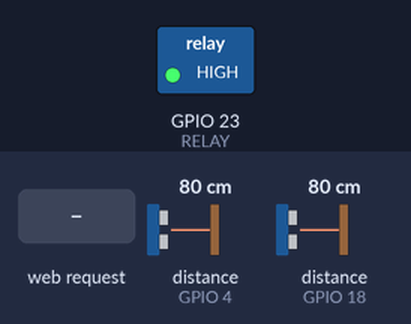
The sketch below on a simulated ESP32. Parts: switched loads named in the sketch (green lamp = pin HIGH). Wiring (inferred from the names in the program): 2 × ultrasonic range finder: trigger GPIO 5, echo GPIO 18 / trigger GPIO 15, echo GPIO 4. The test bench sets the inputs (shaded band); at power-on: distance to the obstacle (sensors on GPIO 4, GPIO 18) 80 cm. The echo pulse lasts 58.3 µs per cm; WiFi joins after 1.5 s; servers stay silent unless stated; pins used as bus, display or sensor lines are not drawn; what the sketch prints to the serial monitor is not drawn.

Above: at 2.7 s.
2.8 s: HTTP request GET /toggle received
At 3.1 s:
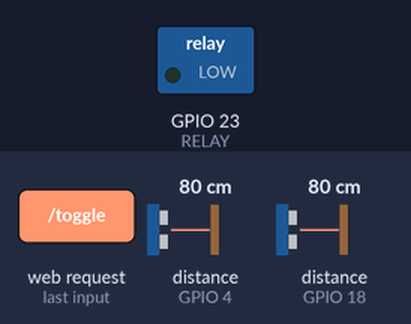
4.3 s: HTTP request GET /toggle?th1=1 received
At 4.8 s:
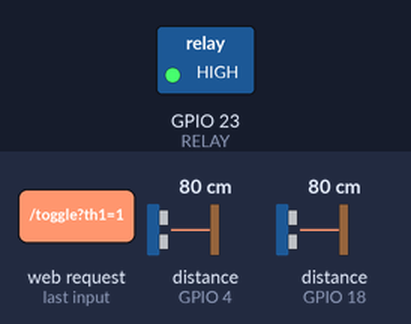
5.8 s: HTTP request GET /toggle?th1=0 received
At 7.2 s:
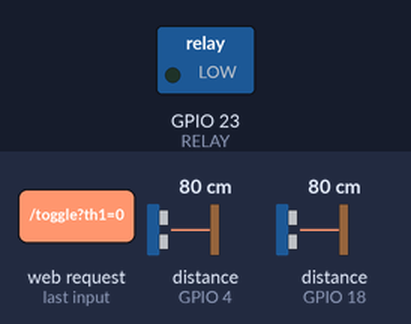
Timing chart, 0 to 8.8 s (numbered marks = the images above; inputs shaded):
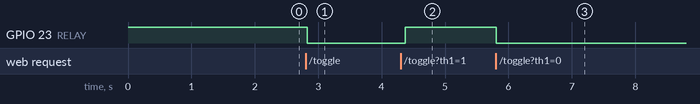

The sketch:

esp32_with_variable_threshold.ino
```cpp
#include <WiFi.h>
#include <WebServer.h>

// Pin definitions
#define TRIG1 15
#define ECHO1 4
#define TRIG2 5
#define ECHO2 18
#define RELAY 23

// Wi-Fi credentials
const char* ssid = "Project";
const char* password = "12345678";

WebServer server(80);

// System variables
int threshold1 = 50;  // cm
int threshold2 = 50;  // cm
bool lightState = false;
int personCount = 0;

unsigned long detectionTime1 = 0;
unsigned long detectionTime2 = 0;

long sensor1Dist = 0;
long sensor2Dist = 0;

// Get distance from ultrasonic sensor
long getDistance(int trigPin, int echoPin) {
  digitalWrite(trigPin, LOW);
  delayMicroseconds(2);
  digitalWrite(trigPin, HIGH);
  delayMicroseconds(10);
  digitalWrite(trigPin, LOW);
  long duration = pulseIn(echoPin, HIGH, 30000);
  long distance = duration * 0.034 / 2;
  return (duration == 0) ? 999 : distance;
}

// Handle root page
void handleRoot() {
  String html = R"rawliteral(
    <!DOCTYPE html><html>
    <head>
      <meta charset="utf-8">
      <title>Room Monitor</title>
      <meta name="viewport" content="width=device-width, initial-scale=1">
    </head>
    <body>
      <h2>Room Monitor</h2>
      <p>People Inside: <strong id="count">--</strong></p>
      <p>Light: <strong id="light">--</strong></p>
      <h3>Sensor Readings</h3>
      <p>Sensor 1: <strong id="s1">--</strong></p>
      <p>Sensor 2: <strong id="s2">--</strong></p>
      <h3>Thresholds</h3>
      <p>Sensor 1: <input type="number" id="th1" value="50"> cm</p>
      <p>Sensor 2: <input type="number" id="th2" value="50"> cm</p>
      <button onclick="setThresholds()">Set Thresholds</button>
      <br><br>
      <button onclick="toggleLight()">Toggle Light</button>

      <script>
        function setThresholds() {
          const t1 = document.getElementById('th1').value;
          const t2 = document.getElementById('th2').value;
          fetch(`/set?th1=${t1}&th2=${t2}`);
        }

        function toggleLight() {
          fetch('/toggle');
        }

        setInterval(function() {
          fetch('/status')
            .then(r => r.json())
            .then(d => {
              document.getElementById('count').innerText = d.count;
              document.getElementById('light').innerText = d.light;
              document.getElementById('th1').value = d.th1;
              document.getElementById('th2').value = d.th2;
              document.getElementById('s1').innerText = d.s1 + " cm";
              document.getElementById('s2').innerText = d.s2 + " cm";
            });
        }, 1000);
      </script>
    </body>
    </html>
  )rawliteral";
  server.send(200, "text/html", html);
}

// Return status as JSON
void handleStatus() {
  String json = "{";
  json += "\"count\":" + String(personCount) + ",";
  json += "\"light\":\"" + String(lightState ? "ON" : "OFF") + "\",";
  json += "\"th1\":" + String(threshold1) + ",";
  json += "\"th2\":" + String(threshold2) + ",";
  json += "\"s1\":" + String(sensor1Dist) + ",";
  json += "\"s2\":" + String(sensor2Dist);
  json += "}";
  server.send(200, "application/json", json);
}

// Set new thresholds
void handleSet() {
  if (server.hasArg("th1")) threshold1 = server.arg("th1").toInt();
  if (server.hasArg("th2")) threshold2 = server.arg("th2").toInt();
  server.send(200, "text/plain", "OK");
}

// Toggle relay light
void handleToggle() {
  lightState = !lightState;
  digitalWrite(RELAY, lightState ? LOW : HIGH);
  server.send(200, "text/plain", "OK");
}

void setup() {
  Serial.begin(115200);

  // Sensor pins
  pinMode(TRIG1, OUTPUT);
  pinMode(ECHO1, INPUT);
  pinMode(TRIG2, OUTPUT);
  pinMode(ECHO2, INPUT);
  pinMode(RELAY, OUTPUT);

  digitalWrite(RELAY, HIGH);  // Light OFF initially

  // Wi-Fi setup
  WiFi.begin(ssid, password);
  Serial.print("Connecting to Wi-Fi");
  while (WiFi.status() != WL_CONNECTED) {
    delay(500);
    Serial.print(".");
  }
  Serial.println("\nConnected! IP address: " + WiFi.localIP().toString());

  // Routes
  server.on("/", handleRoot);
  server.on("/status", handleStatus);
  server.on("/set", handleSet);
  server.on("/toggle", handleToggle);
  server.begin();
}

void loop() {
  server.handleClient();

  long dist1 = getDistance(TRIG1, ECHO1);
  long dist2 = getDistance(TRIG2, ECHO2);
  unsigned long now = millis();

  sensor1Dist = dist1;
  sensor2Dist = dist2;

  // Enter logic
  if (dist1 < threshold1 && now - detectionTime1 > 1000) {
    detectionTime1 = now;
    if (now - detectionTime2 < 1000) {
      personCount++;
      Serial.print("Person ENTERED. Count: ");
      Serial.println(personCount);
      digitalWrite(RELAY, LOW);  // Turn ON light
      lightState = true;
    }
  }

  // Exit logic
  if (dist2 < threshold2 && now - detectionTime2 > 1000) {
    detectionTime2 = now;
    if (now - detectionTime1 < 1000) {
      if (personCount > 0) {
        personCount--;
        Serial.print("Person EXITED. Count: ");
        Serial.println(personCount);
        if (personCount == 0) {
          digitalWrite(RELAY, HIGH);  // Turn OFF light
          lightState = false;
        }
      }
    }
  }

  delay(100);
}
```

Measured:
- after the input at 2.8 s, GPIO 23 (RELAY): HIGH → LOW at once
- after the input at 4.3 s, GPIO 23 (RELAY): LOW → HIGH after 0.07 s
- after the input at 5.8 s, GPIO 23 (RELAY): HIGH → LOW at once
